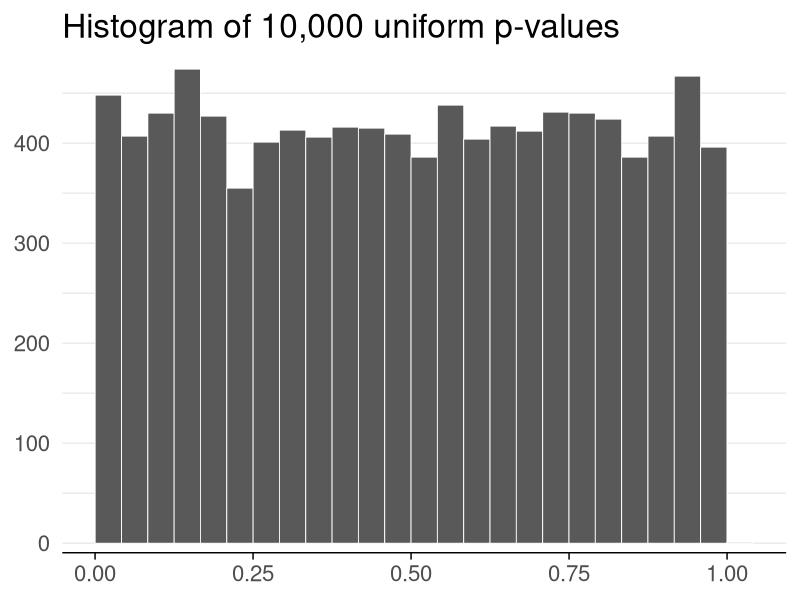
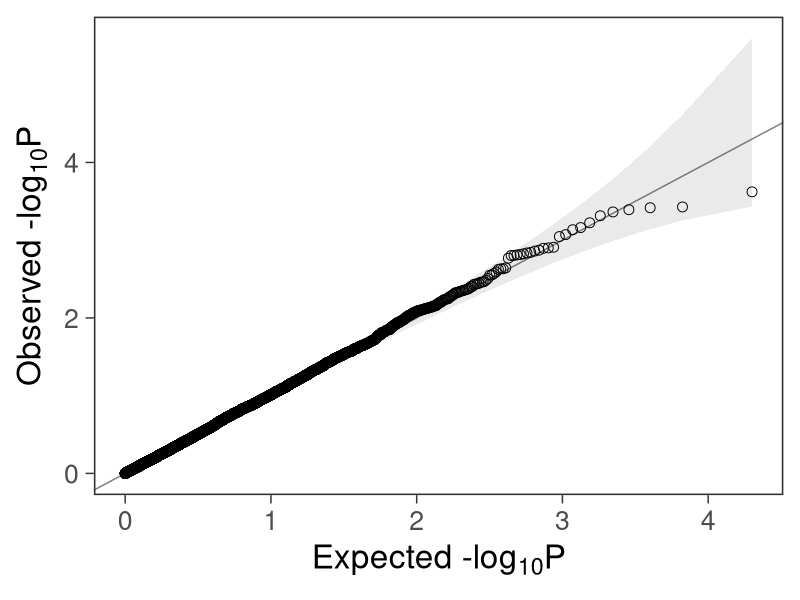
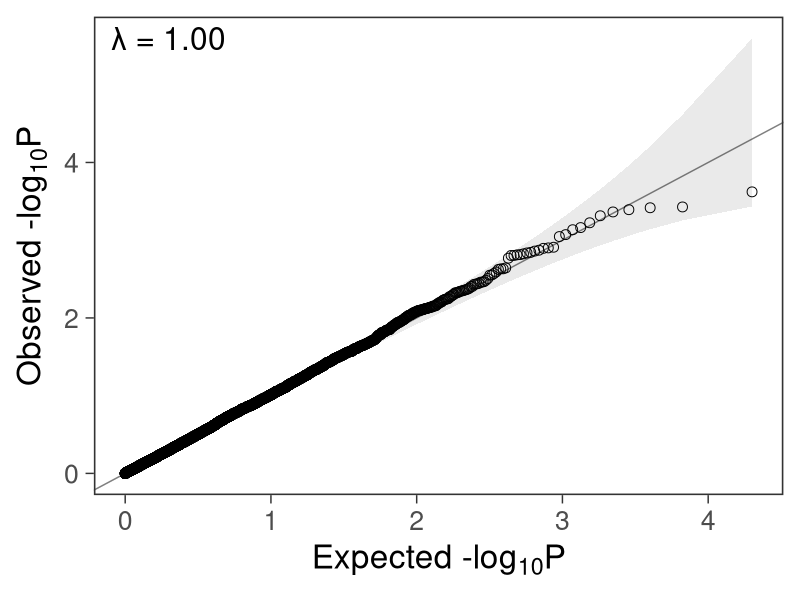

These charts were generated, in order, by the following R code:
## ---- chunk 1
library(seriation)
library(pheatmap)
library(knitr)
library(readr)
library(ggplot2)
library(dplyr)
library(tidyr)
library(stringr)
opts_chunk$set(
  echo = TRUE
)
## ---- chunk 2
set.seed(42)
ps <- runif(n = 1e4)
ggplot(data.frame(ps)) +
  geom_histogram(aes(x = ps), bins = 25, color = "white", size = 0.3, boundary = 0.5) +
  theme_minimal(base_size = 20) +
  labs(x = NULL, y = NULL, title = "Histogram of 10,000 uniform p-values") +
  scale_y_continuous(expand = c(0.02, 0)) +
  theme(
    axis.line.x = element_line(size = 0.5),
    axis.ticks.x = element_line(size = 0.5),
    panel.grid.major.y = element_line(size = 0.5),
    panel.grid.minor.y = element_line(size = 0.5),
    panel.grid.major.x = element_blank(),
    panel.grid.minor.x = element_blank()
  )
## ---- chunk 3
#' Create a quantile-quantile plot with ggplot2.
#'
#' Assumptions:
#'   - Expected P values are uniformly distributed.
#'   - Confidence intervals assume independence between tests.
#'     We expect deviations past the confidence intervals if the tests are
#'     not independent.
#'     For example, in a genome-wide association study, the genotype at any
#'     position is correlated to nearby positions. Tests of nearby genotypes
#'     will result in similar test statistics.
#'
#' @param ps Vector of p-values.
#' @param ci Size of the confidence interval, 95% by default.
#' @return A ggplot2 plot.
#' @examples
#' library(ggplot2)
#' gg_qqplot(runif(1e2)) + theme_grey(base_size = 24)
gg_qqplot <- function(ps, ci = 0.95) {
  n  <- length(ps)
  df <- data.frame(
    observed = -log10(sort(ps)),
    expected = -log10(ppoints(n)),
    clower   = -log10(qbeta(p = (1 - ci) / 2, shape1 = 1:n, shape2 = n:1)),
    cupper   = -log10(qbeta(p = (1 + ci) / 2, shape1 = 1:n, shape2 = n:1))
  )
  log10Pe <- expression(paste("Expected -log"[10], plain(P)))
  log10Po <- expression(paste("Observed -log"[10], plain(P)))
  ggplot(df) +
    geom_ribbon(
      mapping = aes(x = expected, ymin = clower, ymax = cupper),
      alpha = 0.1
    ) +
    geom_point(aes(expected, observed), shape = 1, size = 3) +
    geom_abline(intercept = 0, slope = 1, alpha = 0.5) +
    # geom_line(aes(expected, cupper), linetype = 2, size = 0.5) +
    # geom_line(aes(expected, clower), linetype = 2, size = 0.5) +
    xlab(log10Pe) +
    ylab(log10Po)
}
## ---- chunk 4
gg_qqplot(ps) +
  theme_bw(base_size = 24) +
  theme(
    axis.ticks = element_line(size = 0.5),
    panel.grid = element_blank()
    # panel.grid = element_line(size = 0.5, color = "grey80")
  )
## ---- chunk 5
inflation <- function(ps) {
  chisq <- qchisq(1 - ps, 1)
  lambda <- median(chisq) / qchisq(0.5, 1)
  lambda
}
set.seed(1234)
pvalue <- runif(1000, min=0, max=1)
inflation(pvalue)
## ---- chunk 6
gg_qqplot(ps) +
  theme_bw(base_size = 24) +
  annotate(
    geom = "text",
    x = -Inf,
    y = Inf,
    hjust = -0.15,
    vjust = 1 + 0.15 * 3,
    label = sprintf("λ = %.2f", inflation(ps)),
    size = 8
  ) +
  theme(
    axis.ticks = element_line(size = 0.5),
    panel.grid = element_blank()
    # panel.grid = element_line(size = 0.5, color = "grey80")
  )
